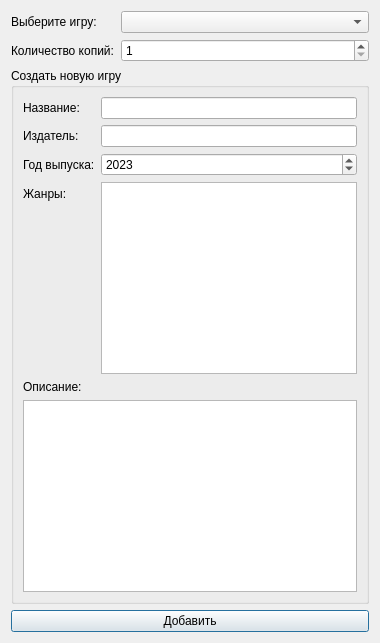
<?xml version="1.0" encoding="UTF-8"?>
<ui version="4.0">
 <class>AddGameWindow</class>
 <widget class="QDialog" name="AddGameWindow">
  <property name="windowTitle">
   <string>Добавить игру</string>
  </property>
  <layout class="QVBoxLayout" name="verticalLayout">
   <item>
    <layout class="QFormLayout" name="formLayout">
     <item row="0" column="0">
      <widget class="QLabel" name="label">
       <property name="text">
        <string>Выберите игру:</string>
       </property>
      </widget>
     </item>
     <item row="0" column="1">
      <widget class="QComboBox" name="existingGameComboBox"/>
     </item>
     <item row="1" column="0">
      <widget class="QLabel" name="copiesLabel">
       <property name="text">
        <string>Количество копий:</string>
       </property>
      </widget>
     </item>
     <item row="1" column="1">
      <widget class="QSpinBox" name="copiesSpinBox">
       <property name="minimum">
        <number>1</number>
       </property>
      </widget>
     </item>
    </layout>
   </item>
   <item>
    <widget class="QGroupBox" name="newGameGroupBox">
     <property name="title">
      <string>Создать новую игру</string>
     </property>
     <layout class="QFormLayout" name="formLayout_2">
      <item row="0" column="0">
       <widget class="QLabel" name="titleLabel">
        <property name="text">
         <string>Название:</string>
        </property>
       </widget>
      </item>
      <item row="0" column="1">
       <widget class="QLineEdit" name="titleLineEdit"/>
      </item>
      <item row="1" column="0">
       <widget class="QLabel" name="publisherLabel">
        <property name="text">
         <string>Издатель:</string>
        </property>
       </widget>
      </item>
      <item row="1" column="1">
       <widget class="QLineEdit" name="publisherLineEdit"/>
      </item>
      <item row="2" column="0">
       <widget class="QLabel" name="yearLabel">
        <property name="text">
         <string>Год выпуска:</string>
        </property>
       </widget>
      </item>
      <item row="2" column="1">
       <widget class="QSpinBox" name="yearSpinBox">
        <property name="minimum">
         <number>1900</number>
        </property>
        <property name="maximum">
         <number>2100</number>
        </property>
        <property name="value">
         <number>2023</number>
        </property>
       </widget>
      </item>
      <item row="3" column="0">
       <widget class="QLabel" name="genresLabel">
        <property name="text">
         <string>Жанры:</string>
        </property>
       </widget>
      </item>
      <item row="3" column="1">
       <widget class="QListWidget" name="genresListWidget"/>
      </item>
      <item row="4" column="0" colspan="2">
       <widget class="QLabel" name="descriptionLabel">
        <property name="text">
         <string>Описание:</string>
        </property>
       </widget>
      </item>
      <item row="5" column="0" colspan="2">
       <widget class="QTextEdit" name="descriptionTextEdit"/>
      </item>
     </layout>
    </widget>
   </item>
   <item>
    <widget class="QPushButton" name="addGameButton">
     <property name="text">
      <string>Добавить</string>
     </property>
    </widget>
   </item>
  </layout>
 </widget>
 <resources/>
 <connections/>
</ui>
